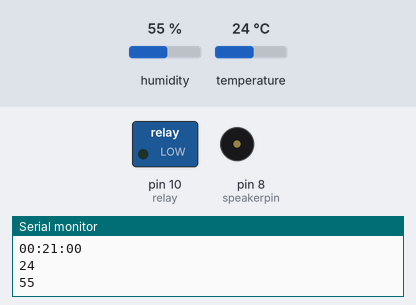
Recording of a sketch running on a simulated Arduino Uno, built with avr-gcc and run on an emulated ATmega328P. Parts: switched loads named in the sketch (green lamp = pin HIGH), buzzer (waves = sounding), the last lines printed to the serial monitor. The inputs (shaded band) are chosen by the test bench; at power-on: humidity 55 %, temperature 24 °C. The local clock reads 2024-03-15 10:24:30 at power-on unless the sketch sets it.

Above: at 1.9 s.
2.0 s: humidity set to 78 %
3.6 s: humidity set to 81 %
At 4.9 s:
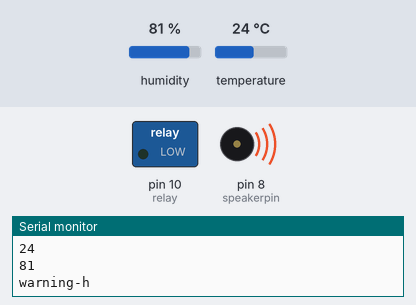
Timing chart, 0 to 6.6 s (numbered marks = the images above; inputs shaded):
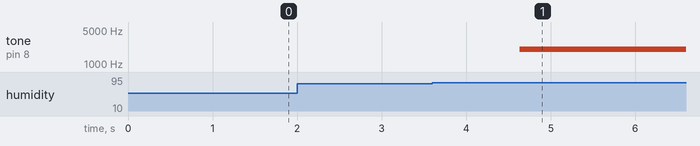

Measured:
- the behaviour switches between 79 and 80 % on humidity (found by bisection; images 0 and 1)
- after the input at 3.6 s, tone on pin 8 (speakerpin): silent → 2000 Hz after 1.0 s

The sketch:

jusocang.ino
```cpp
#include <DHT11.h>
#include <SoftwareSerial.h>
#include <DS1302.h>
DS1302 rtc(11, 12, 13);
  int relay = 10;
  char BTValue;
  int THpin = 4;
  SoftwareSerial BTSerial(0, 1);
  boolean toggle = true;
  DHT11 dht11(THpin);
  float temp, humi;
  int speakerpin = 8;
  String alarm;
  String times;
  void setup() {
    pinMode(relay, OUTPUT);
    BTSerial.begin(9600);
    Serial.begin(9600);
    rtc.halt(false);
  rtc.writeProtect(false);

  rtc.setDOW(THURSDAY);        // Set Day-of-Week to FRIDAY
  rtc.setTime(0, 21, 0);     // Set the time to 12:00:00 (24hr format)
  rtc.setDate(24, 9, 2015);


}
  void loop() {
    if (BTSerial.available()) {//1
        BTValue = BTSerial.read();
        Serial.println(BTValue);
        if(BTSerial.find("o")){//2
            digitalWrite(relay, toggle);
            toggle = !toggle;
        }//2
    }//1
    int err;
    if ((err = dht11.read(humi, temp)) == 0) {//3
        //Serial.print("temperature:");
        Serial.println((int) temp);
        //Serial.print(" humidity:");
        Serial.print((int) humi);
        Serial.println();

    delay(100);
    }//3

    if (temp >= 60) {
        Serial.println("warning-t");
    }
    if (temp >= 80) {
        tone(speakerpin, 2000, 10000);
        Serial.println("warning-wt");
    }
    if (humi >= 80) {
        tone(speakerpin, 2000, 10000);
        Serial.println("warning-h");
    }
    if (humi >= 90) {
        tone(speakerpin, 2000, 10000);
        Serial.println("warning-ht");
    }
//알람부분
      times=rtc.getTimeStr();
      alarm="0:27:0";
      delay(1000);
      Serial.println(times);
      if(times==alarm)
      digitalWrite(relay, LOW);


}//end
```
